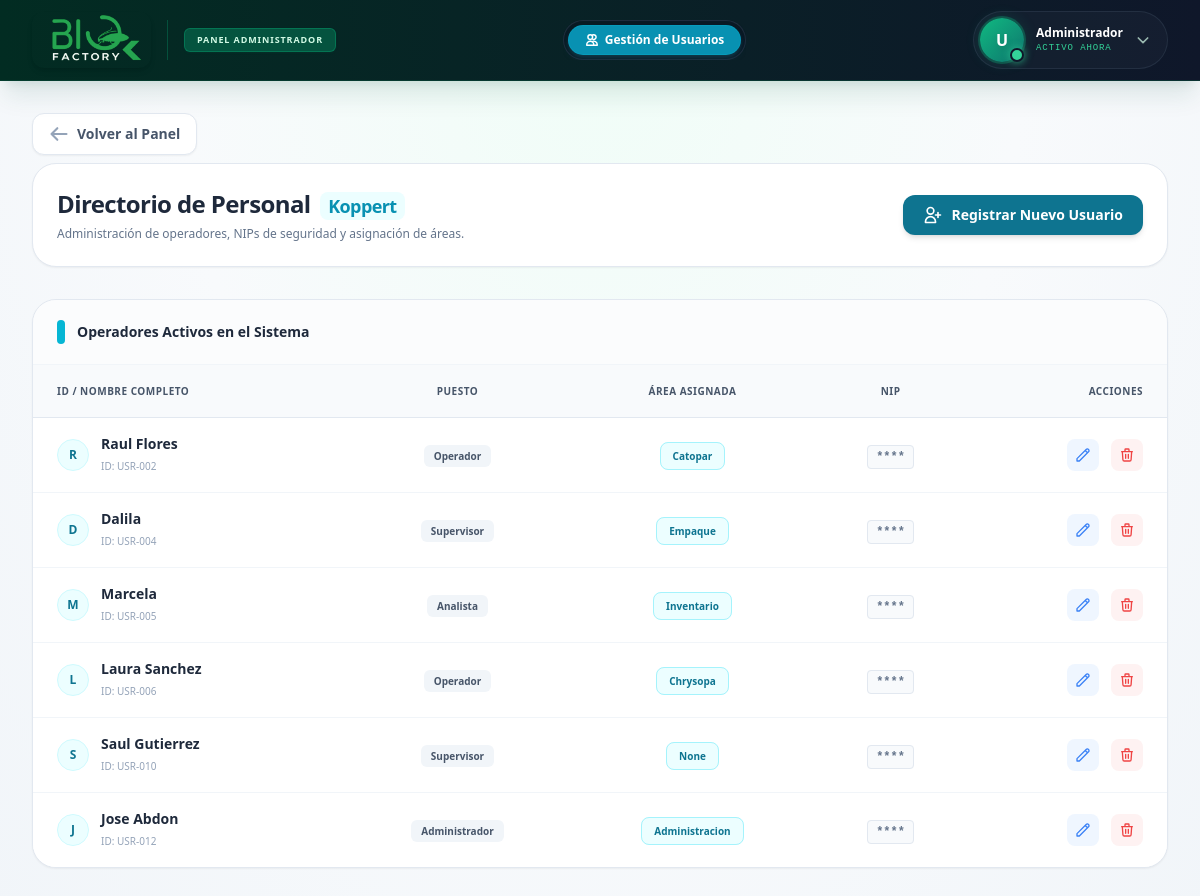
Page /admin/usuarios on the committed database.
### tables this page shows
CREATE TABLE USUARIOS (
    id_usuario INTEGER PRIMARY KEY AUTOINCREMENT,
    id_area INTEGER,
    nombre_usuario VARCHAR(150) NOT NULL,
    puesto VARCHAR(100),
    nip_firma VARCHAR(50)
, estatus TEXT DEFAULT 'Activo');

CREATE TABLE CAT_AREAS (
    id_area INT AUTO_INCREMENT PRIMARY KEY,
    nombre_area VARCHAR(100) NOT NULL
);

### routes/admin.py (the view)
@admin_bp.route('/usuarios')
def usuarios():
    conn = sqlite3.connect('Bd_SIO-AGRO.db')
    conn.row_factory = sqlite3.Row
    cursor = conn.cursor()
    cursor.execute("""
        SELECT u.id_usuario, u.nombre_usuario, u.puesto, u.nip_firma, u.id_area, a.nombre_area
        FROM USUARIOS u
        LEFT JOIN CAT_AREAS a ON u.id_area = a.id_area
        WHERE u.estatus = 'Activo'
    """)
    lista_usuarios = cursor.fetchall()
    conn.close()
    return render_template('admin/usuarios.html', usuarios=lista_usuarios)

### templates/admin/usuarios.html (shortened to what this page needs)
{% extends "admin/base_admin.html" %}
{% block navbar_menu %}
<div class="flex items-center gap-1 p-1 bg-slate-900/40 rounded-full border border-slate-700/50 backdrop-blur-md shadow-inner">
    <a href="#" class="flex items-center gap-1.5 px-4 py-1.5 rounded-full text-[11px] sm:text-xs font-bold text-white bg-cyan-600 shadow-md shadow-cyan-900/50 border border-cyan-500/30 transition-all cursor-default whitespace-nowrap">
        <svg class="w-3.5 h-3.5" fill="none" stroke="currentColor" viewBox="0 0 24 24"><path stroke-linecap="round" stroke-linejoin="round" stroke-width="2.5" d="M12 4.354a4 4 0 110 5.292M15 21H3v-1a6 6 0 0112 0v1zm0 0h6v-1a6 6 0 00-9-5.197M13 7a4 4 0 11-8 0 4 4 0 018 0z"></path></svg>
        Gestión de Usuarios
    </a>
</div>
{% endblock %}
{% block content %}
<div class="space-y-8 w-full max-w-7xl mx-auto pb-10 relative z-0">
    <div class="flex flex-col md:flex-row justify-between items-start md:items-center bg-white p-6 rounded-3xl shadow-sm border border-slate-200 gap-4">
        <div>
            <h1 class="text-2xl font-black text-slate-800 tracking-tight">Directorio de Personal <span class="text-cyan-600 font-bold text-lg bg-cyan-50 px-2 py-0.5 rounded-lg ml-1">Koppert</span></h1>
            <p class="text-xs text-slate-500 font-medium mt-1.5">Administración de operadores, NIPs de seguridad y asignación de áreas.</p>
        </div>
        <button onclick="openModal('modalAdd')" class="bg-cyan-700 text-white px-5 py-2.5 rounded-xl text-sm font-bold hover:bg-cyan-800 transition-all shadow-md flex items-center justify-center gap-2 hover:shadow-cyan-900/20">
            <svg class="w-5 h-5" fill="none" stroke="currentColor" viewBox="0 0 24 24"><path stroke-linecap="round" stroke-linejoin="round" stroke-width="2" d="M18 9v3m0 0v3m0-3h3m-3 0h-3m-2-5a4 4 0 11-8 0 4 4 0 018 0zM3 20a6 6 0 0112 0v1H3v-1z"></path></svg>
            Registrar Nuevo Usuario
        </button>
    </div>
    <div class="bg-white rounded-3xl shadow-sm border border-slate-200 overflow-hidden">
        <div class="bg-slate-50/50 px-6 py-5 border-b border-slate-100 flex justify-between items-center">
            <h2 class="text-sm font-extrabold text-slate-800 flex items-center gap-3">
                <div class="w-2 h-6 bg-cyan-500 rounded-full"></div>
                Operadores Activos en el Sistema
            </h2>
        </div>
        <div class="overflow-x-auto">
            <table class="min-w-full divide-y divide-slate-200 text-sm">
                <thead class="bg-slate-50 text-slate-500">
                    <tr>
                        <th class="px-6 py-4 text-left font-extrabold uppercase tracking-wider text-[10px] text-slate-600">ID / Nombre Completo</th>
                        <th class="px-6 py-4 text-center font-extrabold uppercase tracking-wider text-[10px] text-slate-600">Puesto</th>
                        <th class="px-6 py-4 text-center font-extrabold uppercase tracking-wider text-[10px] text-slate-600">Área Asignada</th>
                        <th class="px-6 py-4 text-center font-extrabold uppercase tracking-wider text-[10px] text-slate-600">NIP</th>
                        <th class="px-6 py-4 text-right font-extrabold uppercase tracking-wider text-[10px] text-slate-600">Acciones</th>
                    </tr>
                </thead>
                <tbody class="divide-y divide-slate-100 bg-white">
                    {% for user in usuarios %}
                    <tr class="hover:bg-slate-50 transition-colors">
                        <td class="px-6 py-4 whitespace-nowrap">
                            <div class="flex items-center gap-3">
                                <div class="w-8 h-8 rounded-full bg-cyan-50 flex items-center justify-center text-cyan-700 font-bold text-xs border border-cyan-100">
                                    {{ user.nombre_usuario[0]|upper }}
                                </div>
                                <div>
                                    <div class="font-bold text-slate-800 text-sm">{{ user.nombre_usuario }}</div>
                                    <div class="text-[10px] text-slate-400 font-medium mt-0.5">ID: USR-{{ "%03d"|format(user.id_usuario) }}</div>
                                </div>
                            </div>
                        </td>
                        <td class="px-6 py-4 whitespace-nowrap text-center">
                            <span class="px-2.5 py-1 rounded-md text-[10px] font-black bg-slate-100 text-slate-600">{{ user.puesto }}</span>
                        </td>
                        <td class="px-6 py-4 whitespace-nowrap text-center">
                            <span class="px-3 py-1.5 rounded-lg text-[10px] font-bold bg-cyan-50 text-cyan-700 border border-cyan-200">{{ user.nombre_area }}</span>
                        </td>
                        <td class="px-6 py-4 whitespace-nowrap text-center">
                            <span class="font-mono text-xs font-bold text-slate-500 bg-slate-50 px-2 py-1 rounded border border-slate-200">****</span>
                        </td>
                        <td class="px-6 py-4 whitespace-nowrap text-right">
                            <button onclick="openEditModal({{ user.id_usuario }}, '{{ user.nombre_usuario }}', '{{ user.puesto }}', '{{ user.id_area }}')" class="text-blue-500 hover:text-blue-700 bg-blue-50 hover:bg-blue-100 p-2 rounded-lg transition-colors inline-block mr-2">
                                <svg class="w-4 h-4" fill="none" stroke="currentColor" viewBox="0 0 24 24"><path stroke-linecap="round" stroke-linejoin="round" stroke-width="2" d="M15.232 5.232l3.536 3.536m-2.036-5.036a2.5 2.5 0 113.536 3.536L6.5 21.036H3v-3.572L16.732 3.732z"></path></svg>
                            </button>
                            <button onclick="openDeleteModal({{ user.id_usuario }})" class="text-red-500 hover:text-red-700 bg-red-50 hover:bg-red-100 p-2 rounded-lg transition-colors inline-block">
                                <svg class="w-4 h-4" fill="none" stroke="currentColor" viewBox="0 0 24 24"><path stroke-linecap="round" stroke-linejoin="round" stroke-width="2" d="M19 7l-.867 12.142A2 2 0 0116.138 21H7.862a2 2 0 01-1.995-1.858L5 7m5 4v6m4-6v6m1-10V4a1 1 0 00-1-1h-4a1 1 0 00-1 1v3M4 7h16"></path></svg>
                            </button>
                        </td>
                    </tr>
                    {% endfor %}
                </tbody>
            </table>
        </div>
    </div>
</div>
{% endblock %}

### templates/admin/base_admin.html (shortened to what this page needs)
<!DOCTYPE html>
<html lang="es">
<head>
    <script src="https://cdn.tailwindcss.com"></script>
</head>
<body class="bg-[radial-gradient(ellipse_at_top,_var(--tw-gradient-stops))] from-emerald-50/80 via-slate-50 to-slate-100 flex flex-col h-screen font-sans overflow-hidden relative">
    <nav class="flex-shrink-0 bg-gradient-to-r from-emerald-950 to-slate-900 text-emerald-100 shadow-xl shadow-emerald-900/10 z-30 border-b border-emerald-900/50">
        <div class="max-w-7xl mx-auto px-4 sm:px-6 lg:px-8">
            <div class="flex flex-wrap items-center justify-between py-2 md:h-20 gap-y-3">
                <div class="flex items-center shrink-0">
                    <img src="{{ url_for('static', filename='imagenes/logo/biofactory.jpg') }}" alt="Logo Biofactory" class="h-10 md:h-14 w-auto object-contain rounded-xl shadow-md">
                    <div class="hidden sm:flex flex-col justify-center">
                        <span class="text-[9px] bg-emerald-800/80 text-emerald-100 px-2 md:px-3 py-1 rounded-md font-bold uppercase tracking-widest border border-emerald-600/50 shadow-sm shadow-emerald-900/20">Panel Administrador</span>
                    </div>
                </div>
                <div class="w-full md:w-auto order-last md:order-none overflow-x-auto hide-scroll flex md:justify-center pb-2 md:pb-0">
                    {% block navbar_menu %}
                    {% endblock %}
                </div>
                <div class="flex items-center shrink-0 relative">
                    <button id="user-menu-btn" class="group flex items-center gap-2 sm:gap-3 bg-slate-800/40 hover:bg-slate-700/60 p-1.5 pr-3 sm:pr-4 rounded-full transition-all active:scale-95 touch-manipulation focus:outline-none focus:ring-2 focus:ring-emerald-400 focus:ring-offset-2 focus:ring-offset-slate-900 border border-slate-700/50">
                        <div class="relative flex items-center justify-center w-9 h-9 md:w-11 md:h-11 rounded-full bg-gradient-to-br from-emerald-500 to-teal-700 shadow-[0_0_15px_rgba(16,185,129,0.2)] ring-2 ring-emerald-500/30 group-hover:ring-emerald-400 group-hover:shadow-[0_0_20px_rgba(16,185,129,0.4)] transition-all">
                            <span class="text-white font-black text-sm md:text-base drop-shadow-lg">
                                {{ session.get('nombre', 'U')[0]|upper if session.get('nombre') else 'U' }}
                            </span>
                            <span class="absolute bottom-0 right-0 w-3 h-3 md:w-3.5 md:h-3.5 bg-emerald-400 border-2 border-slate-900 rounded-full shadow-[0_0_8px_rgba(52,211,153,0.8)]"></span>
                        </div>
                        <div class="hidden sm:block text-left">
                            <p class="text-xs font-bold text-white leading-tight truncate max-w-[130px] drop-shadow-sm">{{ session.get('nombre', 'Administrador') }}</p>
                            <p class="text-[9px] text-emerald-400 font-mono tracking-widest uppercase mt-0.5 font-medium">Activo ahora</p>
                        </div>
                        <svg class="w-4 h-4 text-emerald-100/70 group-hover:text-white transition-colors" fill="none" stroke="currentColor" viewBox="0 0 24 24"><path stroke-linecap="round" stroke-linejoin="round" stroke-width="2.5" d="M19 9l-7 7-7-7"></path></svg>
                    </button>
                </div>
            </div>
        </div>
    </nav>
    <main class="flex-1 overflow-y-auto p-4 sm:p-8 relative">
        <div class="max-w-6xl mx-auto relative z-10">
            {% if request.endpoint != 'index' %}
            <div class="mb-2">
                <a href="{{ url_for('index') }}" class="flex sm:inline-flex items-center justify-center sm:justify-start gap-2 w-full sm:w-auto px-4 py-2.5 bg-white border border-slate-200 rounded-xl text-sm font-bold text-slate-600 hover:text-emerald-700 hover:border-emerald-400 hover:bg-emerald-50 shadow-sm active:scale-95 transition-all group touch-manipulation">
                    <svg class="w-5 h-5 text-slate-400 group-hover:text-emerald-600 group-hover:-translate-x-1 transition-all" fill="none" stroke="currentColor" viewBox="0 0 24 24"><path stroke-linecap="round" stroke-linejoin="round" stroke-width="2.5" d="M10 19l-7-7m0 0l7-7m-7 7h18"></path></svg>
                    Volver al Panel
                </a>
            </div>
            {% endif %}
            <div class="space-y-4">
                {% block content %}
                {% endblock %}
            </div>
        </div>
    </main>
</body>
</html>

### rows in the picture
USUARIOS: get "Administrador", nombre_usuario "J", nombre_usuario "Jose Abdon", id_usuario "012", puesto "Administrador", nombre_area "Administracion"
USUARIOS: nombre_usuario "R", nombre_usuario "Raul Flores", id_usuario "002", puesto "Operador", nombre_area "Catopar"
USUARIOS: nombre_usuario "D", nombre_usuario "Dalila", id_usuario "004", puesto "Supervisor", nombre_area "Empaque"
USUARIOS: nombre_usuario "M", nombre_usuario "Marcela", id_usuario "005", puesto "Analista", nombre_area "Inventario"
USUARIOS: nombre_usuario "L", nombre_usuario "Laura Sanchez", id_usuario "006", puesto "Operador", nombre_area "Chrysopa"
USUARIOS: nombre_usuario "S", nombre_usuario "Saul Gutierrez", id_usuario "010", puesto "Supervisor", nombre_area "None"

### other values in the picture
{{ session.get('nombre', 'U')[0]|upper if session.get('nombre') else 'U' }} "U"
